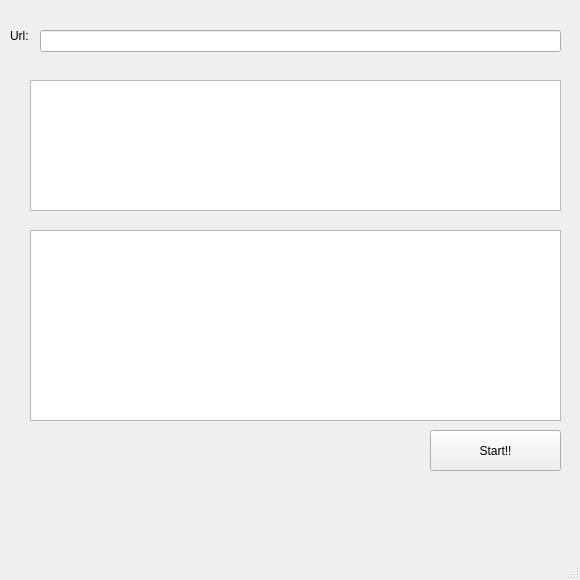
<?xml version="1.0" encoding="UTF-8"?>
<ui version="4.0">
 <class>MainWindow</class>
 <widget class="QMainWindow" name="MainWindow">
  <property name="geometry">
   <rect>
    <x>0</x>
    <y>0</y>
    <width>580</width>
    <height>580</height>
   </rect>
  </property>
  <property name="windowTitle">
   <string>URL Crawler</string>
  </property>
  <widget class="QWidget" name="centralwidget">
   <widget class="QPushButton" name="btnStart">
    <property name="geometry">
     <rect>
      <x>430</x>
      <y>430</y>
      <width>131</width>
      <height>41</height>
     </rect>
    </property>
    <property name="text">
     <string>Start!!</string>
    </property>
   </widget>
   <widget class="QListView" name="listView">
    <property name="geometry">
     <rect>
      <x>30</x>
      <y>80</y>
      <width>531</width>
      <height>131</height>
     </rect>
    </property>
   </widget>
   <widget class="QLineEdit" name="lineEdit">
    <property name="geometry">
     <rect>
      <x>40</x>
      <y>30</y>
      <width>521</width>
      <height>22</height>
     </rect>
    </property>
   </widget>
   <widget class="QLabel" name="label">
    <property name="geometry">
     <rect>
      <x>10</x>
      <y>30</y>
      <width>46</width>
      <height>12</height>
     </rect>
    </property>
    <property name="text">
     <string>Url:</string>
    </property>
   </widget>
   <widget class="QPlainTextEdit" name="plainTextEdit">
    <property name="geometry">
     <rect>
      <x>30</x>
      <y>230</y>
      <width>531</width>
      <height>191</height>
     </rect>
    </property>
   </widget>
  </widget>
  <widget class="QMenuBar" name="menubar">
   <property name="geometry">
    <rect>
     <x>0</x>
     <y>0</y>
     <width>580</width>
     <height>20</height>
    </rect>
   </property>
  </widget>
  <widget class="QStatusBar" name="statusbar"/>
 </widget>
 <resources/>
 <connections/>
</ui>
